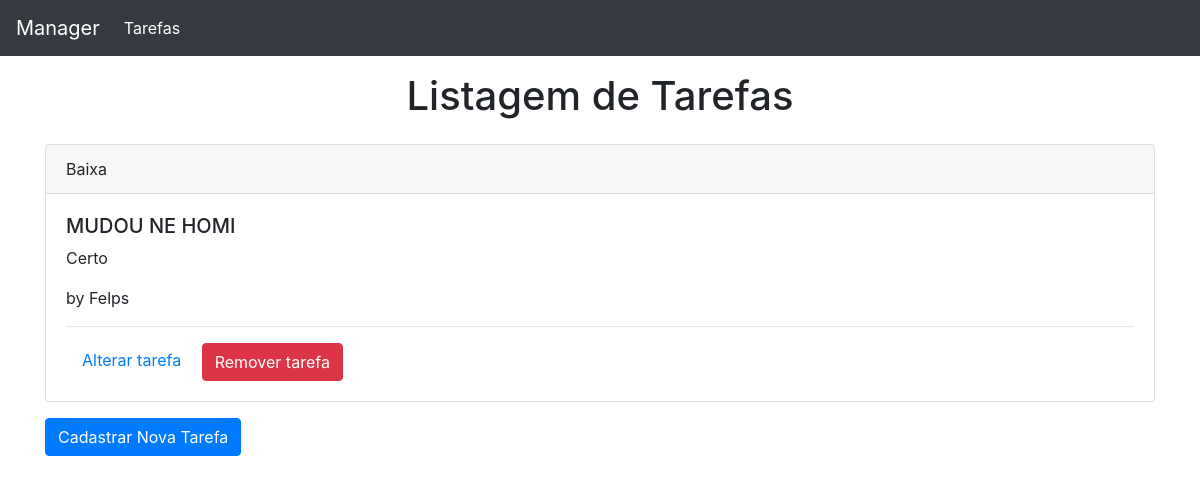
Screenshot of /tarefas/listar/ (signed in) with the database file from the repository.
### app/models.py (models this page shows)
class Tarefa(models.Model):
    PRIORIDADE_CHOICES = [
        ('A', "Alta"),
        ('N', "Normal"),
        ('B', "Baixa"),
    ]
    titulo = models.CharField(max_length=30, null=False, blank=False)
    public = models.BooleanField(default=False)
    descricao = models.CharField(max_length=100, null=False, blank=False)
    data_expiracao = models.DateField(null=False, blank=False)
    prioridade = models.CharField(max_length=1, choices=PRIORIDADE_CHOICES, null=False, blank=False)
    usuario = models.ForeignKey(User, null=True, on_delete=models.CASCADE )

### app/views/tarefas_views.py (the view)
# urls.py: path('listar/', listar_tarefas, name="listar_tarefas"),
@login_required
def listar_tarefas(request):
    usuario_logado  = request.user.id
    tarefas = tarefa_service.listar_tarefas(usuario_logado)
    return render(request, 'tarefas/listar_tarefas.html',{'tarefas':tarefas})

### app/services/tarefa_service.py (called while the page is built)
def listar_tarefas(id_user):
    todas_do_user = Tarefa.objects.filter(usuario=id_user).all()
    return todas_do_user

### app/templates/tarefas/listar_tarefas.html
{% extends 'base.html' %}
{% block content %}
	<h1 class="text-center p-3">Listagem de Tarefas</h1>
	{% for tarefa in tarefas %}
	<div class="card mb-3">
		<div class="card-header">
			{{ tarefa.get_prioridade_display }}
		</div>
		<div class="card-body">
			<h5 class="card-titile">{{ tarefa.titulo }}</h5>
			<p class="card-text">{{ tarefa.descricao }}</p>
			<p class="card-text">by {{ tarefa.usuario }}</p>
			<hr>
			<a href="{% url 'app:editar_tarefas' tarefa.id %}" class="p-3">Alterar tarefa</a>
			<a href="{% url 'app:remover_tarefas' tarefa.id %}"class="md-3 btn btn-danger">Remover tarefa</a>
		</div>
	</div>
	{% endfor %}
	<a href="{% url 'app:cadastrar_tarefas' %}"><input type="button" class="btn btn-primary" value="Cadastrar Nova Tarefa"></a>
{% endblock %}

### rows the page displays
Tarefa: prioridade "Baixa", titulo "MUDOU NE HOMI", descricao "Certo", usuario "Felps"
